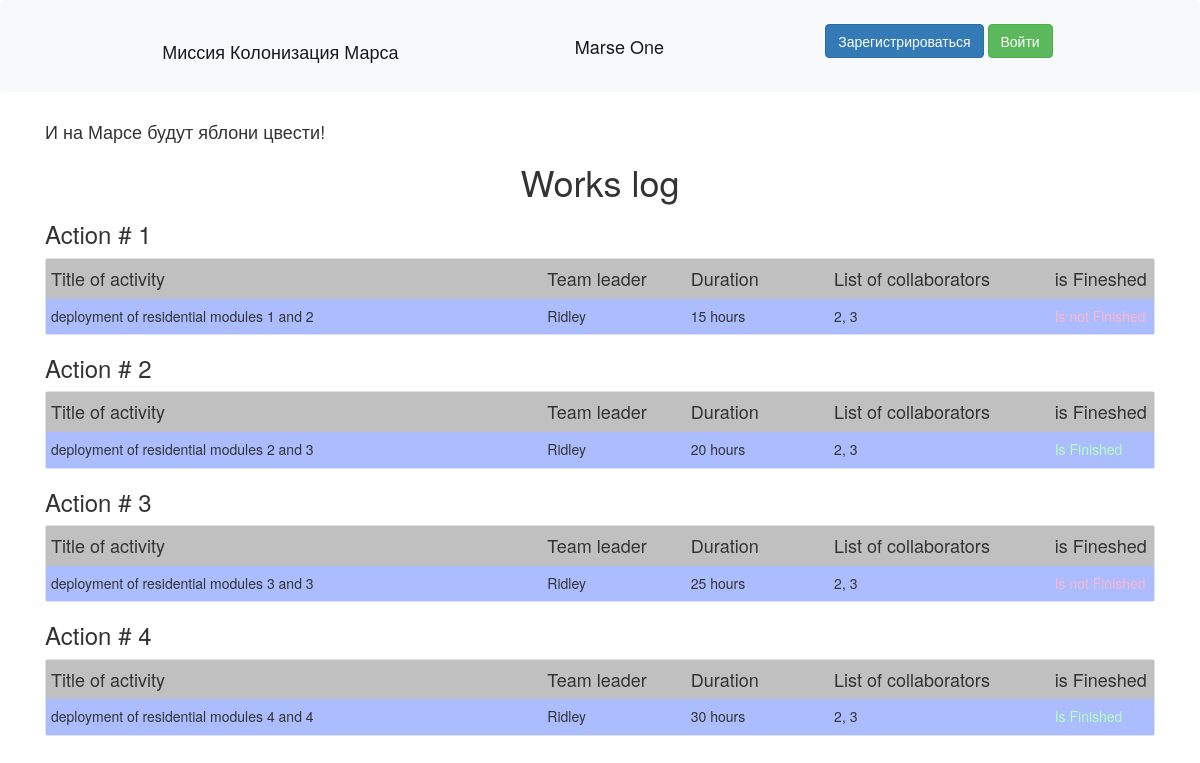
Before: / with the older database file.
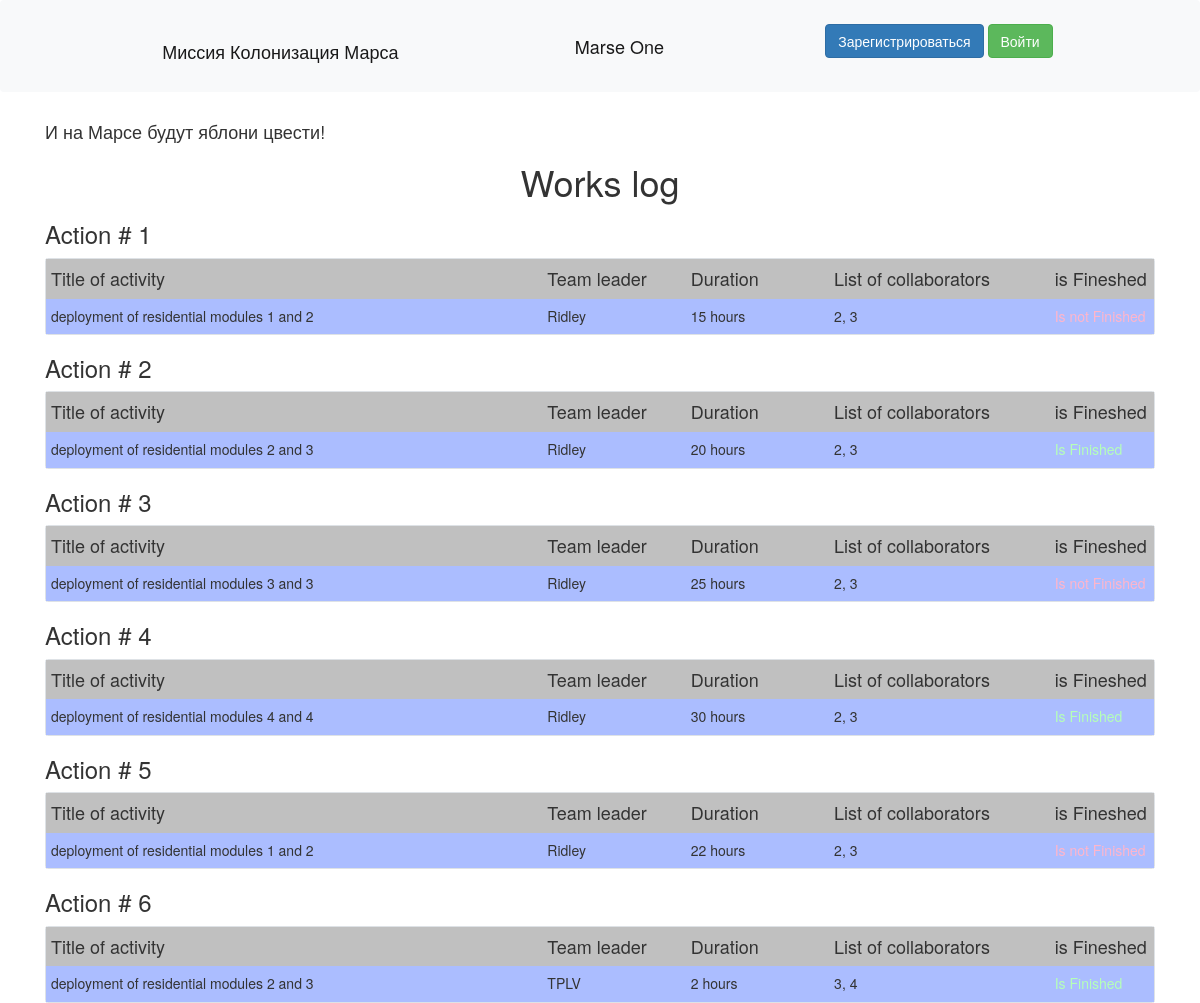
After: the same page with the newer database file.
### data/jobs.py (models this page shows)
class Jobs(SqlAlchemyBase):
    __tablename__ = 'jobs'
    id = sqlalchemy.Column(sqlalchemy.Integer, primary_key=True, autoincrement=True)
    team_leader = sqlalchemy.Column(sqlalchemy.Integer, sqlalchemy.ForeignKey("users.id"))
    job = sqlalchemy.Column(sqlalchemy.String)
    work_size = sqlalchemy.Column(sqlalchemy.Integer)
    collaborators = sqlalchemy.Column(sqlalchemy.String)
    start_date = sqlalchemy.Column(sqlalchemy.String, default=datetime.datetime.now)
    end_date = sqlalchemy.Column(sqlalchemy.String, default=None)
    is_finished = sqlalchemy.Column(sqlalchemy.Boolean, default=False)
    user = orm.relationship('User', backref='posts')

### data/users.py (models this page shows, shortened)
class User(SqlAlchemyBase, UserMixin):
    __tablename__ = 'users'
    id = sqlalchemy.Column(sqlalchemy.Integer, primary_key=True, autoincrement=True)
    surname = sqlalchemy.Column(sqlalchemy.String)
    name = sqlalchemy.Column(sqlalchemy.String)
    age = sqlalchemy.Column(sqlalchemy.Integer)
    position = sqlalchemy.Column(sqlalchemy.String)
    speciality = sqlalchemy.Column(sqlalchemy.String)
    address = sqlalchemy.Column(sqlalchemy.String)
    email = sqlalchemy.Column(sqlalchemy.String, unique=True)
    hashed_password = sqlalchemy.Column(sqlalchemy.String, nullable=True)
    modified_date = sqlalchemy.Column(sqlalchemy.DateTime, default=datetime.datetime.now)

### server.py (the view)
@app.route("/")
def index():
    db_sess = db_session.create_session()
    jobs = db_sess.query(Jobs).all()
    return render_template("index.html", jobs=jobs)

### data/db_session.py (called while the page is built)
def create_session() -> Session:
    global __factory
    return __factory()

### templates/index.html (shortened to what this page needs)
{% extends "base.html" %}
{% block content %}
<h1 style="text-align: center;">Works log</h1>
{% for item in jobs%}
<h3>Action # {{item.id}}</h3>
<div class="col-md6 border rounded">
    <div class="top">
        <h4 style="min-width: 45%;">Title of activity</h4>
        <h4 style="min-width: 13%;">Team leader</h4>
        <h4 style="min-width: 13%;">Duration</h4>
        <h4 style="min-width: 20%;">List of collaborators</h4>
        <h4 style="min-width: 13%;">is Fineshed</h4>
    </div>
    <div class="content">
        <h5 style="min-width: 45%;">{{ item.job }}</h5>
        <h5 style="min-width: 13%;">{{ item.user.name }}</h5>
        <h5 style="min-width: 13%;">{{ item.work_size }} hours</h5>
        <h5 style="min-width: 20%;">{{ item.collaborators }}</h5>
        {% if item.is_finished == 0 %}
            <h5 style="min-width: 13%; color: #ffb5cb">Is not Finished</h5>
        {% else %}
            <h5 style="min-width: 13%; color: #b5ffb8">Is Finished</h5>
        {% endif %}
    </div>
</div>
{% endfor %}
{% endblock %}

### templates/base.html (shortened to what this page needs)
<!doctype html>
<html lang="en">
<head>
    <link rel="stylesheet"
          href="https://stackpath.bootstrapcdn.com/bootstrap/4.4.1/css/bootstrap.min.css"
>
    <link rel="stylesheet" href="{{url_for('static', filename='style.css')}}">
    <link rel="stylesheet" href="https://maxcdn.bootstrapcdn.com/bootstrap/3.4.1/css/bootstrap.min.css">
</head>
<body>
<header>
    <nav class="navbar navbar-light bg-light">
        <h1 class="navbar-brand"> Миссия Колонизация Марса</h1>
        <div class="navbar-brand"> Marse One</div>
        {% if current_user.is_authenticated %}
            <a class="navbar-brand" href="/logout">{{ current_user.name }}</a>
        {% else %}
            <p>
                <a class="btn btn-primary " href="/register">Зарегистрироваться</a>
                <a class="btn btn-success" href="/login">Войти</a>
            </p>
        {% endif %}
    </nav>
</header>
<main role="main" class="container">
    <h4>И на Марсе будут яблони цвести!</h4>
    {% block content %}{% endblock %}
</main>
</body>
</html>

### static/style.css (style rules this page uses)
.top { background-color: Silver; display: flex; flex-direction: row; padding-left: 5px; }
.content { background-color: #abbdff; display: flex; flex-direction: row; padding-left: 5px; }

Changed rows visible on the page:
added Jobs: id "5", job "deployment of residential modules 1 and 2", user.name "Ridley", work_size "22", collaborators "2, 3"
added Jobs: id "6", job "deployment of residential modules 2 and 3", user.name "TPLV", work_size "2", collaborators "3, 4", is_finished "Is Finished"
